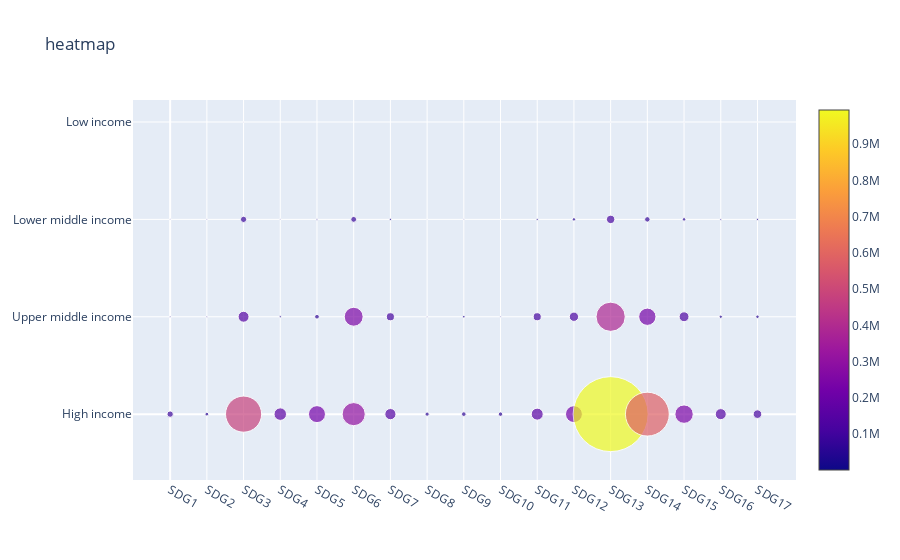

Write notebook code for a chart like this one.
### Code cell
figa = plot_bubble_graph(df_sdg_income.astype(float))
figa.show()
